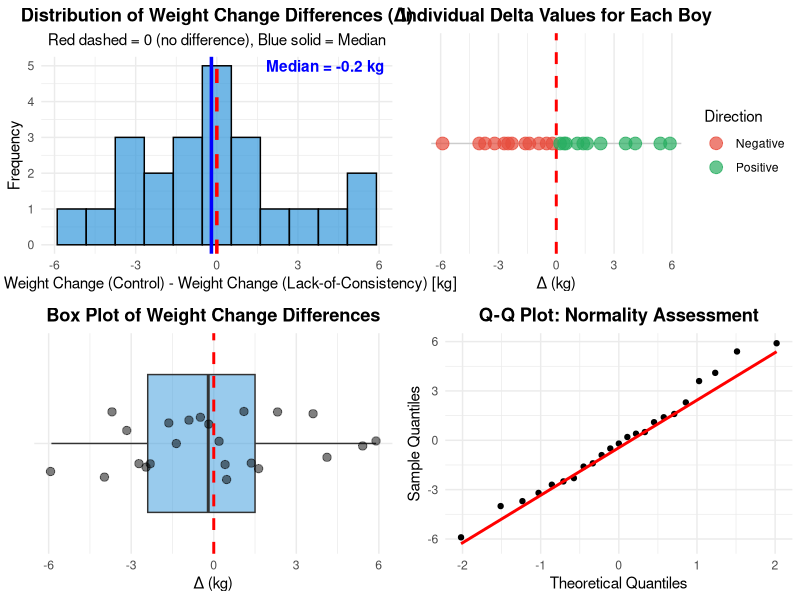

This chart was generated by the following R code:
## ---- chunk 1
knitr::opts_chunk$set(
  echo = TRUE,
  message = FALSE,
  warning = FALSE,
  fig.align = 'center'
)
## ---- chunk 2
# Data from Table 9.13
# Delta values: (weight change, control) - (weight change, lack-of-consistency)
delta_values <- c(
  -5.9, -4.0, -3.7, -3.2, -2.7, -2.5, -2.3, -1.6,
  -1.4, -0.9, -0.5, -0.2, 0.2, 0.4, 0.5, 1.1,
  1.4, 1.6, 2.3, 3.6, 4.1, 5.4, 5.9
)

n_boys <- length(delta_values)

cat("=== DATA SUMMARY ===\n\n")
cat(sprintf("Number of boys: %d\n\n", n_boys))

cat("Delta values (kg) in increasing order:\n")
cat(sprintf("%.1f ", delta_values))
cat("\n\n")

# Create data frame for analysis
diabetes_data <- data.frame(
  Boy_ID = 1:n_boys,
  Delta = delta_values
)

# Display as formatted table
library(knitr)
kable(matrix(delta_values, nrow = 1),
      caption = "Weight Change Differences (Δ) in kg: Control Period - Lack-of-Consistency Period",
      digits = 1,
      col.names = paste0("Boy ", 1:n_boys))
## ---- chunk 3
library(tidyverse)

cat("=== DESCRIPTIVE STATISTICS ===\n\n")

# Summary statistics
summary_stats <- data.frame(
  Statistic = c("N", "Mean", "Median", "SD", "Min", "Q1", "Q3", "Max", "IQR", "Range"),
  Value = c(
    n_boys,
    mean(delta_values),
    median(delta_values),
    sd(delta_values),
    min(delta_values),
    quantile(delta_values, 0.25),
    quantile(delta_values, 0.75),
    max(delta_values),
    IQR(delta_values),
    max(delta_values) - min(delta_values)
  )
)

kable(summary_stats,
      caption = "Summary Statistics for Δ (kg)",
      digits = 3,
      col.names = c("Statistic", "Value (kg)"))

# Count positive, negative, and zero differences
n_positive <- sum(delta_values > 0)
n_negative <- sum(delta_values < 0)
n_zero <- sum(delta_values == 0)

cat("\n--- Direction of Differences ---\n\n")
cat(sprintf("Positive Δ (more weight gain in control period): %d (%.1f%%)\n",
            n_positive, 100 * n_positive / n_boys))
cat(sprintf("Negative Δ (more weight gain in lack-of-consistency period): %d (%.1f%%)\n",
            n_negative, 100 * n_negative / n_boys))
cat(sprintf("Zero Δ (equal weight change): %d (%.1f%%)\n",
            n_zero, 100 * n_zero / n_boys))

cat("\n--- Interpretation ---\n\n")
if (n_positive > n_negative) {
  cat("MAJORITY of boys gained MORE weight during the CONTROL period\n")
  cat("(when HgbA1c was stable, indicating consistent insulin use)\n")
} else if (n_negative > n_positive) {
  cat("MAJORITY of boys gained MORE weight during the LACK-OF-CONSISTENCY period\n")
  cat("(when HgbA1c increased, indicating inconsistent insulin use)\n")
} else {
  cat("Equal number of boys in each direction\n")
}
## ---- chunk 4
library(ggplot2)

# Create comprehensive visualizations

# 1. Histogram of Delta values
p1 <- ggplot(diabetes_data, aes(x = Delta)) +
  geom_histogram(bins = 12, fill = "#3498DB", alpha = 0.7, color = "black") +
  geom_vline(xintercept = 0, linetype = "dashed", color = "red", linewidth = 1.2) +
  geom_vline(xintercept = median(delta_values), linetype = "solid", color = "blue", linewidth = 1.2) +
  labs(
    title = "Distribution of Weight Change Differences (Δ)",
    subtitle = "Red dashed = 0 (no difference), Blue solid = Median",
    x = "Δ = Weight Change (Control) - Weight Change (Lack-of-Consistency) [kg]",
    y = "Frequency"
  ) +
  theme_minimal() +
  theme(plot.title = element_text(hjust = 0.5, face = "bold"),
        plot.subtitle = element_text(hjust = 0.5)) +
  annotate("text", x = 4, y = 5,
           label = paste0("Median = ", round(median(delta_values), 2), " kg"),
           color = "blue", fontface = "bold")

# 2. Dot plot with individual values
p2 <- ggplot(diabetes_data, aes(x = Delta, y = 0)) +
  geom_hline(yintercept = 0, color = "gray80") +
  geom_vline(xintercept = 0, linetype = "dashed", color = "red", linewidth = 1) +
  geom_point(aes(color = ifelse(Delta > 0, "Positive", "Negative")),
             size = 4, alpha = 0.7) +
  scale_color_manual(values = c("Positive" = "#27AE60", "Negative" = "#E74C3C"),
                     name = "Direction") +
  labs(
    title = "Individual Delta Values for Each Boy",
    x = "Δ (kg)",
    y = ""
  ) +
  theme_minimal() +
  theme(plot.title = element_text(hjust = 0.5, face = "bold"),
        axis.text.y = element_blank(),
        axis.ticks.y = element_blank(),
        panel.grid.major.y = element_blank(),
        panel.grid.minor.y = element_blank())

# 3. Box plot
p3 <- ggplot(diabetes_data, aes(x = "", y = Delta)) +
  geom_boxplot(fill = "#3498DB", alpha = 0.5, outlier.color = "red", outlier.size = 3) +
  geom_jitter(width = 0.2, alpha = 0.5, size = 2.5) +
  geom_hline(yintercept = 0, linetype = "dashed", color = "red", linewidth = 1) +
  labs(
    title = "Box Plot of Weight Change Differences",
    x = "",
    y = "Δ (kg)"
  ) +
  theme_minimal() +
  theme(plot.title = element_text(hjust = 0.5, face = "bold")) +
  coord_flip()

# 4. Q-Q plot for normality assessment
p4 <- ggplot(diabetes_data, aes(sample = Delta)) +
  stat_qq() +
  stat_qq_line(color = "red", linewidth = 1) +
  labs(
    title = "Q-Q Plot: Normality Assessment",
    x = "Theoretical Quantiles",
    y = "Sample Quantiles"
  ) +
  theme_minimal() +
  theme(plot.title = element_text(hjust = 0.5, face = "bold"))

# Arrange plots
gridExtra::grid.arrange(p1, p2, p3, p4, ncol = 2)
## ---- chunk 5
cat("=== SIGN TEST ===\n\n")

cat("Null Hypothesis (H₀): Median difference = 0\n")
cat("Alternative Hypothesis (Hₐ): Median difference ≠ 0\n\n")

# Perform sign test using binom.test
# Under H0, P(positive) = 0.5
# Test statistic = number of positive differences

cat("--- Test Statistic ---\n\n")
cat(sprintf("Number of positive differences: %d\n", n_positive))
cat(sprintf("Number of negative differences: %d\n", n_negative))
cat(sprintf("Number of zero differences: %d (excluded)\n", n_zero))
cat(sprintf("Number of usable pairs (n): %d\n\n", n_positive + n_negative))

# Binomial test (two-sided)
sign_test <- binom.test(n_positive, n_positive + n_negative, p = 0.5,
                        alternative = "two.sided")

cat("--- Test Results ---\n\n")
cat(sprintf("Observed proportion positive: %.4f\n", n_positive / (n_positive + n_negative)))
cat(sprintf("Expected under H₀: 0.5000\n"))
cat(sprintf("p-value (two-sided): %.6f\n\n", sign_test$p.value))

cat("--- 95% Confidence Interval for True Proportion ---\n\n")
cat(sprintf("[%.4f, %.4f]\n\n", sign_test$conf.int[1], sign_test$conf.int[2]))

cat("--- Conclusion ---\n\n")
if (sign_test$p.value < 0.05) {
  cat("At α = 0.05, we REJECT the null hypothesis.\n")
  cat("There is significant evidence that the median difference is not zero.\n\n")
  if (n_positive > n_negative) {
    cat("INTERPRETATION: Boys tend to gain MORE weight during the CONTROL period\n")
    cat("(when taking insulin consistently, indicated by stable HgbA1c)\n")
  } else {
    cat("INTERPRETATION: Boys tend to gain MORE weight during the LACK-OF-CONSISTENCY period\n")
    cat("(when not taking insulin consistently, indicated by rising HgbA1c)\n")
  }
} else {
  cat("At α = 0.05, we FAIL TO REJECT the null hypothesis.\n")
  cat("There is insufficient evidence that the median difference differs from zero.\n")
}
## ---- chunk 6
cat("\n\n=== WILCOXON SIGNED-RANK TEST ===\n\n")

cat("Null Hypothesis (H₀): Pseudomedian difference = 0\n")
cat("Alternative Hypothesis (Hₐ): Pseudomedian difference ≠ 0\n\n")

# Perform Wilcoxon signed-rank test
wilcox_test <- wilcox.test(delta_values,
                           alternative = "two.sided",
                           mu = 0,
                           exact = FALSE,
                           correct = TRUE,
                           conf.int = TRUE)

cat("--- Test Results ---\n\n")
cat(sprintf("Test Statistic (V): %.1f\n", wilcox_test$statistic))
cat(sprintf("p-value: %.6f\n\n", wilcox_test$p.value))

cat("--- Effect Size Estimate ---\n\n")
cat(sprintf("Pseudomedian (Hodges-Lehmann estimator): %.4f kg\n", wilcox_test$estimate))
cat(sprintf("95%% Confidence Interval: [%.4f, %.4f] kg\n\n",
            wilcox_test$conf.int[1], wilcox_test$conf.int[2]))

cat("--- Conclusion ---\n\n")
if (wilcox_test$p.value < 0.05) {
  cat("At α = 0.05, we REJECT the null hypothesis.\n")
  cat("There is significant evidence that weight change differs between periods.\n\n")
  if (wilcox_test$estimate > 0) {
    cat(sprintf("INTERPRETATION: Boys gained approximately %.2f kg MORE weight\n", wilcox_test$estimate))
    cat("during the CONTROL period (consistent insulin use) compared to\n")
    cat("the LACK-OF-CONSISTENCY period.\n")
  } else {
    cat(sprintf("INTERPRETATION: Boys gained approximately %.2f kg MORE weight\n", abs(wilcox_test$estimate)))
    cat("during the LACK-OF-CONSISTENCY period compared to\n")
    cat("the CONTROL period (consistent insulin use).\n")
  }
} else {
  cat("At α = 0.05, we FAIL TO REJECT the null hypothesis.\n")
  cat("There is insufficient evidence of a difference in weight change between periods.\n")
}

# Calculate effect size (rank-biserial correlation)
# r = Z / sqrt(N)
# For Wilcoxon, approximate Z-score
z_approx <- qnorm(wilcox_test$p.value / 2, lower.tail = FALSE)
r_effect <- z_approx / sqrt(n_boys)

cat("\n--- Effect Size (Rank-Biserial Correlation) ---\n\n")
cat(sprintf("r = %.3f\n", r_effect))
cat("Interpretation: ", ifelse(abs(r_effect) < 0.3, "Small",
                               ifelse(abs(r_effect) < 0.5, "Medium", "Large")), " effect\n")
## ---- chunk 7
cat("\n\n=== PARAMETRIC ANALYSIS: ONE-SAMPLE T-TEST ===\n\n")

# One-sample t-test (testing if mean difference = 0)
ttest_result <- t.test(delta_values, mu = 0, alternative = "two.sided")

print(ttest_result)

cat("\n--- Summary ---\n\n")
cat(sprintf("t-statistic: %.4f\n", ttest_result$statistic))
cat(sprintf("df: %d\n", ttest_result$parameter))
cat(sprintf("p-value: %.6f\n", ttest_result$p.value))
cat(sprintf("Mean difference: %.4f kg\n", ttest_result$estimate))
cat(sprintf("95%% CI: [%.4f, %.4f] kg\n\n",
            ttest_result$conf.int[1], ttest_result$conf.int[2]))

# Check normality assumption
cat("--- Normality Assessment ---\n\n")
shapiro_test <- shapiro.test(delta_values)
cat(sprintf("Shapiro-Wilk test: W = %.4f, p-value = %.6f\n",
            shapiro_test$statistic, shapiro_test$p.value))
cat(sprintf("Normality assumption: %s\n\n",
            ifelse(shapiro_test$p.value > 0.05, "SATISFIED", "VIOLATED")))

if (shapiro_test$p.value < 0.05) {
  cat("WARNING: Normality assumption is violated.\n")
  cat("The nonparametric Wilcoxon test is more appropriate.\n\n")
}

# Comparison table
cat("--- Comparison of Methods ---\n\n")
comparison <- data.frame(
  Method = c("Sign Test", "Wilcoxon Signed-Rank", "One-Sample t-test"),
  Test_Statistic = c(
    sprintf("%d positive", n_positive),
    sprintf("V = %.1f", wilcox_test$statistic),
    sprintf("t = %.4f", ttest_result$statistic)
  ),
  P_Value = c(
    sprintf("%.6f", sign_test$p.value),
    sprintf("%.6f", wilcox_test$p.value),
    sprintf("%.6f", ttest_result$p.value)
  ),
  Estimate = c(
    "N/A",
    sprintf("%.4f kg", wilcox_test$estimate),
    sprintf("%.4f kg", ttest_result$estimate)
  ),
  Significant = c(
    ifelse(sign_test$p.value < 0.05, "YES", "NO"),
    ifelse(wilcox_test$p.value < 0.05, "YES", "NO"),
    ifelse(ttest_result$p.value < 0.05, "YES", "NO")
  )
)

kable(comparison,
      caption = "Comparison of Statistical Tests",
      col.names = c("Method", "Test Statistic", "p-value", "Estimate", "Significant (α=0.05)?"))
## ---- chunk 8
cat("\n\n=== CLINICAL AND BIOLOGICAL INTERPRETATION ===\n\n")

cat("1. STUDY DESIGN STRENGTHS:\n\n")
cat("   a) Matched Pairs Design:\n")
cat("      - Each boy serves as his own control\n")
cat("      - Eliminates between-subject variability\n")
cat("      - Controls for genetic and environmental factors\n")
cat("      - Increases statistical power\n\n")

cat("   b) Objective Biomarker:\n")
cat("      - HgbA1c provides objective measure of insulin consistency\n")
cat("      - Not subject to self-report bias\n")
cat("      - Reflects 30-day average glucose control\n\n")

cat("2. BIOLOGICAL MECHANISM:\n\n")
cat("   Insulin and Growth in Adolescence:\n\n")
cat("   a) Insulin is an ANABOLIC hormone:\n")
cat("      - Promotes protein synthesis\n")
cat("      - Facilitates glucose uptake into cells\n")
cat("      - Essential for normal growth\n\n")

cat("   b) In adolescent boys with diabetes:\n")
cat("      - Growth spurt requires adequate nutrition AND insulin\n")
cat("      - Consistent insulin → better glucose control → anabolic state\n")
cat("      - Inconsistent insulin → hyperglycemia → catabolic state\n\n")

cat("   c) Expected pattern:\n")
if (median(delta_values) > 0) {
  cat("      OBSERVED: More weight gain during CONTROL period (consistent insulin)\n")
  cat("      This is the EXPECTED pattern:\n")
  cat("      - Consistent insulin use → better glucose utilization\n")
  cat("      - Better glycemic control → more efficient growth\n")
  cat("      - Appropriate weight gain for healthy development\n\n")
} else {
  cat("      OBSERVED: More weight gain during LACK-OF-CONSISTENCY period\n")
  cat("      This is UNEXPECTED and may indicate:\n")
  cat("      - Rebound weight gain after period of poor control\n")
  cat("      - Possible overcompensation in insulin during recovery\n")
  cat("      - Individual variation in metabolic response\n\n")
}

cat("3. PUBLIC HEALTH IMPLICATIONS:\n\n")
cat("   a) Adolescent Compliance:\n")
cat("      - Adolescence is challenging period for diabetes management\n")
cat("      - Peer pressure, independence, body image concerns\n")
cat("      - Need for tailored interventions for teens\n\n")

cat("   b) Growth Monitoring:\n")
cat("      - Regular weight and HgbA1c monitoring essential\n")
cat("      - Growth patterns can indicate treatment adherence\n")
cat("      - Early intervention for non-adherence important\n\n")

cat("   c) Clinical Recommendations:\n")
cat("      - Emphasize importance of consistent insulin use\n")
cat("      - Link insulin consistency to healthy growth\n")
cat("      - Involve adolescents in treatment decisions\n")
cat("      - Provide support systems for adherence\n\n")

cat("4. STATISTICAL METHOD CHOICE:\n\n")
cat(sprintf("   Normality assessment: p = %.4f\n", shapiro_test$p.value))
if (shapiro_test$p.value < 0.05) {
  cat("   Recommendation: USE NONPARAMETRIC METHODS\n")
  cat("   Reason: Normality assumption violated\n\n")
} else {
  cat("   Normality assumption satisfied\n")
  cat("   Both parametric and nonparametric methods valid\n\n")
}

cat("   Advantages of Nonparametric Methods:\n")
cat("   - Robust to outliers\n")
cat("   - No distributional assumptions\n")
cat("   - Appropriate for small samples\n")
cat("   - Sign test: Very simple, minimal assumptions\n")
cat("   - Wilcoxon: Uses magnitude information, more powerful\n\n")

cat("5. STUDY LIMITATIONS:\n\n")
cat("   a) Sample size: n = 23 boys\n")
cat("      - Moderate sample size\n")
cat("      - Nonparametric methods appropriate\n\n")

cat("   b) Selection of periods:\n")
cat("      - Each boy had different periods selected\n")
cat("      - Periods may not be randomly distributed in time\n\n")

cat("   c) Other factors:\n")
cat("      - Diet not controlled\n")
cat("      - Physical activity not measured\n")
cat("      - Pubertal stage may vary\n\n")
## ---- chunk 9
cat("\n\n=== FINAL SUMMARY ===\n\n")

cat("RESEARCH QUESTION:\n")
cat("Does consistency in taking insulin injections affect weight change\n")
cat("during adolescence in boys with Type I diabetes?\n\n")

cat("STUDY DESIGN:\n")
cat(sprintf("- Sample: %d adolescent boys (ages 13-17)\n", n_boys))
cat("- Design: Matched pairs (each boy = own control)\n")
cat("- Periods: Control (HgbA1c stable) vs Lack-of-consistency (HgbA1c ↑≥1%)\n")
cat("- Outcome: Δ = Weight change (control) - Weight change (lack-of-consistency)\n\n")

cat("DESCRIPTIVE RESULTS:\n")
cat(sprintf("- Median Δ: %.2f kg\n", median(delta_values)))
cat(sprintf("- Mean Δ: %.2f kg\n", mean(delta_values)))
cat(sprintf("- Positive Δ: %d boys (%.1f%%)\n", n_positive, 100*n_positive/n_boys))
cat(sprintf("- Negative Δ: %d boys (%.1f%%)\n\n", n_negative, 100*n_negative/n_boys))

cat("STATISTICAL TESTS:\n\n")
cat("1. Sign Test:\n")
cat(sprintf("   - p-value: %.6f\n", sign_test$p.value))
cat(sprintf("   - Significant? %s\n\n", ifelse(sign_test$p.value < 0.05, "YES", "NO")))

cat("2. Wilcoxon Signed-Rank Test:\n")
cat(sprintf("   - p-value: %.6f\n", wilcox_test$p.value))
cat(sprintf("   - Pseudomedian: %.4f kg\n", wilcox_test$estimate))
cat(sprintf("   - 95%% CI: [%.4f, %.4f] kg\n", wilcox_test$conf.int[1], wilcox_test$conf.int[2]))
cat(sprintf("   - Significant? %s\n\n", ifelse(wilcox_test$p.value < 0.05, "YES", "NO")))

cat("3. One-Sample t-test (for comparison):\n")
cat(sprintf("   - p-value: %.6f\n", ttest_result$p.value))
cat(sprintf("   - Mean difference: %.4f kg\n", ttest_result$estimate))
cat(sprintf("   - Significant? %s\n\n", ifelse(ttest_result$p.value < 0.05, "YES", "NO")))

cat("AGREEMENT BETWEEN METHODS:\n")
all_agree <- (sign_test$p.value < 0.05) == (wilcox_test$p.value < 0.05) &&
             (wilcox_test$p.value < 0.05) == (ttest_result$p.value < 0.05)
cat(sprintf("All three methods agree? %s\n\n", ifelse(all_agree, "YES", "NO")))

cat("FINAL CONCLUSION:\n")
if (wilcox_test$p.value < 0.05) {
  cat("There is SIGNIFICANT EVIDENCE that weight change differs between\n")
  cat("periods of consistent vs inconsistent insulin use.\n\n")

  if (wilcox_test$estimate > 0) {
    cat(sprintf("Boys gained approximately %.2f kg MORE weight during periods of\n", wilcox_test$estimate))
    cat("CONSISTENT insulin use (stable HgbA1c) compared to periods of\n")
    cat("inconsistent use (rising HgbA1c).\n\n")
    cat("CLINICAL IMPLICATION:\n")
    cat("Consistent insulin use is associated with better weight gain during\n")
    cat("adolescence, supporting the importance of treatment adherence for\n")
    cat("healthy growth and development in boys with Type I diabetes.\n")
  }
} else {
  cat("There is INSUFFICIENT EVIDENCE to conclude that weight change differs\n")
  cat("between periods of consistent vs inconsistent insulin use.\n\n")
  cat("However, this does not prove there is no effect; the study may be\n")
  cat("underpowered to detect a small to moderate effect with n = 23 boys.\n")
}

cat("\n\nRECOMMENDED METHOD:\n")
if (shapiro_test$p.value < 0.05) {
  cat("WILCOXON SIGNED-RANK TEST (nonparametric)\n")
  cat("Reason: Normality assumption violated; nonparametric more appropriate\n")
} else {
  cat("Either parametric or nonparametric methods are valid\n")
  cat("Wilcoxon signed-rank test provides robustness without loss of power\n")
}
## ---- chunk 10
sessionInfo()
